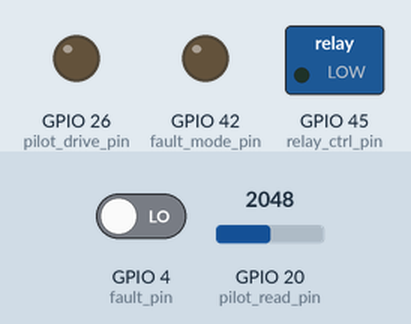
Bench run of a sketch on a simulated ESP32. Parts: switched loads named in the sketch (green lamp = pin HIGH), output pins drawn as LEDs (lit = HIGH). The test bench sets the inputs (shaded band); at power-on: GPIO 4 (fault_pin) LOW, GPIO 20 (pilot_read_pin) = 2048 (analog values on the 0–4095 scale). What the sketch prints to the serial monitor is not drawn.

Above: at 1.2 s.
1.3 s: GPIO 4 (fault_pin) driven HIGH
At 2.5 s:
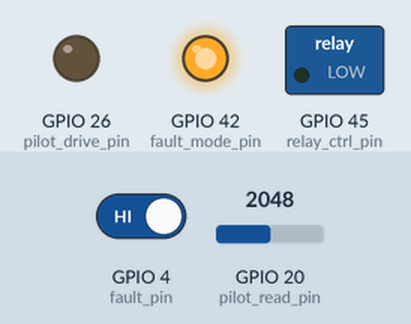
7.7 s: GPIO 20 (pilot_read_pin) set to 3412
9.2 s: GPIO 20 (pilot_read_pin) set to 3511
Timing chart, 0 to 12.1 s (numbered marks = the images above; inputs shaded):
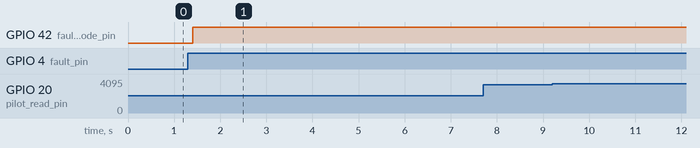

Measured:
- after the input at 1.3 s, GPIO 42 (fault_mode_pin): LOW → HIGH after 0.10 s
- after the input at 7.7 s, every drawn part: stays the same
- after the input at 9.2 s, every drawn part: stays the same

The sketch:

Arduino_V2.ino
```cpp
#include <WiFi.h>

const char* ssid     = "Brinjal2";
const char* password = "password";

WiFiServer server(80);

enum VehicleState
{
    EV_UNKNOWN = 0,
    EV_NOT_CONNECTED,
    EV_CONNECTED,
    EV_CHARGE
};

VehicleState ev_state = EV_NOT_CONNECTED;
String relay_state = "off";
bool fault = false;

// Input pins
const int fault_pin = 4;
const int pilot_read_pin = 20;

// Output pins
const int relay_ctrl_pin = 45;
const int fault_mode_pin = 42;
const int pilot_drive_pin = 26;

// Pilot measurement states
const int PILOT_NOT_CONNECTED = 511; // 12 V
const int PILOT_CONNECTED = 383;     // 9 V
const int PILOT_CHARGE = 255;        // 6 V

const int PILOT_READ_TOLERANCE = 50;

int error_state = 0;

void setup()
{
    Serial.begin(115200);

    // Inputs
    pinMode(fault_pin, INPUT);

    pinMode(pilot_read_pin, INPUT);
    analogReadResolution(9);

    // Outputs
    pinMode(relay_ctrl_pin, OUTPUT);
    pinMode(fault_mode_pin, OUTPUT);
    pinMode(pilot_drive_pin, OUTPUT);

    digitalWrite(relay_ctrl_pin, LOW);
    digitalWrite(fault_mode_pin, LOW);
    digitalWrite(pilot_drive_pin, LOW);

    // Connect to Wi-Fi network with SSID and password
    Serial.print("Setting AP (Access Point)…");

    // Remove the password parameter, if you want the AP (Access Point) to be open
    WiFi.softAP(ssid, password);

    IPAddress IP = WiFi.softAPIP();
    Serial.print("AP IP address: ");
    Serial.println(IP);

    server.begin();
}

void loop()
{
    if (!fault && digitalRead(fault_pin) == HIGH)
    {
        fault = true;
        Serial.println("FAULT DETECTED");
        digitalWrite(fault_mode_pin, HIGH);

        Serial.println("Relay off");
        relay_state = "off";
        digitalWrite(relay_ctrl_pin, LOW);
    }

    int pilot_measurement = analogRead(pilot_read_pin);
    // Serial.print("Pilot: ");
    // Serial.println(pilot_measurement);
    if (pilot_measurement > PILOT_NOT_CONNECTED - PILOT_READ_TOLERANCE) // Not connected
    {
        if (ev_state != EV_NOT_CONNECTED)
            Serial.println("EV disconnected");
        ev_state = EV_NOT_CONNECTED;
    }
    else if (pilot_measurement > PILOT_CONNECTED - PILOT_READ_TOLERANCE && pilot_measurement < PILOT_CONNECTED + PILOT_READ_TOLERANCE) // Connected
    {
        if (ev_state != EV_CONNECTED)
            Serial.println("EV connected");
        ev_state = EV_CONNECTED;
    }
    else if (pilot_measurement > PILOT_CHARGE - PILOT_READ_TOLERANCE && pilot_measurement < PILOT_CHARGE + PILOT_READ_TOLERANCE) // Charge
    {
        if (ev_state != EV_CHARGE)
            Serial.println("EV charge ready");
        ev_state = EV_CHARGE;
    }
    else
    {
        Serial.print("Unknown pilot state: ADC=");
        Serial.println(pilot_measurement);
        ev_state = EV_UNKNOWN;
    }

    WiFiClient client = server.available();   // Listen for incoming clients

    if (client)                               // If a new client connects
    {
        Serial.println("Client Connected");     // print a message out in the serial port
        String header;
        String currentLine = "";                // make a String to hold incoming data from the client
        while (client.connected())              // loop while the client's connected
        {
            if (client.available())               // if there's bytes to read from the client
            {
                char c = client.read();             // read a byte, then
                Serial.write(c);                    // print it out the serial monitor
                header += c;
                if (c == '\n')                      // if the byte is a newline character
                {
                    // if the current line is blank, you got two newline characters in a row.
                    // that's the end of the client HTTP request, so send a response:
                    if (currentLine.length() == 0)
                    {
                        // HTTP headers always start with a response code (e.g. HTTP/1.1 200 OK)
                        // and a content-type so the client knows what's coming, then a blank line:
                        client.println("HTTP/1.1 200 OK");
                        client.println("Content-type:text/html");
                        client.println("Connection: close");
                        client.println();

                        // turns the GPIOs on and off
                        if (header.indexOf("GET /relay/on") >= 0)
                        {
                            if (fault)
                                Serial.println("Error: System is in fault mode");
                            else
                            {
                               // Serial.println("Relay on");
                               // relay_state = "on";
                                digitalWrite(relay_ctrl_pin, HIGH);
                            }
                        }
                        else if (header.indexOf("GET /relay/off") >= 0)
                        {
                            Serial.println("Relay off");
                            relay_state = "off";
                            digitalWrite(relay_ctrl_pin, LOW);
                        }

                        // Display the HTML web page
                        client.println("<!DOCTYPE html><html>");
                        client.println("<head><meta name=\"viewport\" content=\"width=device-width, initial-scale=1\">");
                        client.println("<link rel=\"icon\" href=\"data:,\">");
                        // CSS to style the on/off buttons
                        // Feel free to change the background-color and font-size attributes to fit your preferences
                        client.println("<style>html { font-family: Helvetica; display: inline-block; margin: 0px auto; text-align: center;}");
                        client.println(".button { background-color: #4CAF50; border: none; color: white; padding: 16px 40px;");
                        client.println("text-decoration: none; font-size: 30px; margin: 2px; cursor: pointer;}");
                        client.println(".button2 {background-color: #555555;}</style></head>");

                        // Web Page Heading
                        client.println("<body><h1>Brinjal</h1>");

                        // Display current state, and ON/OFF buttons
                        client.println("<p>Relay state: " + relay_state + "</p>");


                        //Get Error States
                        if(ev_state == EV_UNKNOWN)
                        {
                          if(relay_state == "off")
                          {
                            relay_state = "on";
                            error_state = 1;
                          }
                        }
                        if(ev_state == EV_NOT_CONNECTED)
                        {
                          if(relay_state == "off")
                          {
                            relay_state = "on";
                            error_state = 2;
                          }
                        }


                        // If the relay is off, it displays the ON button
                        if (relay_state == "off")
                        {
                            client.println("<p><a href=\"/relay/on\"><button class=\"button\">ON</button></a></p>");
                        }
                        else
                        {
                            client.println("<p><a href=\"/relay/off\"><button class=\"button button2\">OFF</button></a></p>");
                        }


                        //Display error messages
                        switch(error_state){
                          case 1:
                            client.println("<font style='color:red'>");
                            client.println("<p>EV State Unknown</p>");
                            break;
                          case 2:
                            client.println("<font style='color:red'>");
                            client.println("<p>EV Not Connected</p>");
                            break;
                        }
                        if(ev_state == EV_CONNECTED)
                        {
                          client.println("<font style='color:green'>");
                          client.println("<p>EV Connected</p>");
                        }
                        if(ev_state == EV_CHARGE)
                        {
                          client.println("<font style='color:green'>");
                          client.println("<p>EV Connected</p>");
                        }


                        client.println("</body></html>");

                        // The HTTP response ends with another blank line
                        client.println();
                        // Break out of the while loop
                        break;
                    }
                    else // if you got a newline, then clear currentLine
                    {
                        currentLine = "";
                    }
                }
                else if (c != '\r') // if you got anything else but a carriage return character
                {
                    currentLine += c;
                }
            }
        }
        // Close the connection
        client.stop();
        Serial.println("Client disconnected");
        Serial.println("");
    }
    delay(200);
}
```
